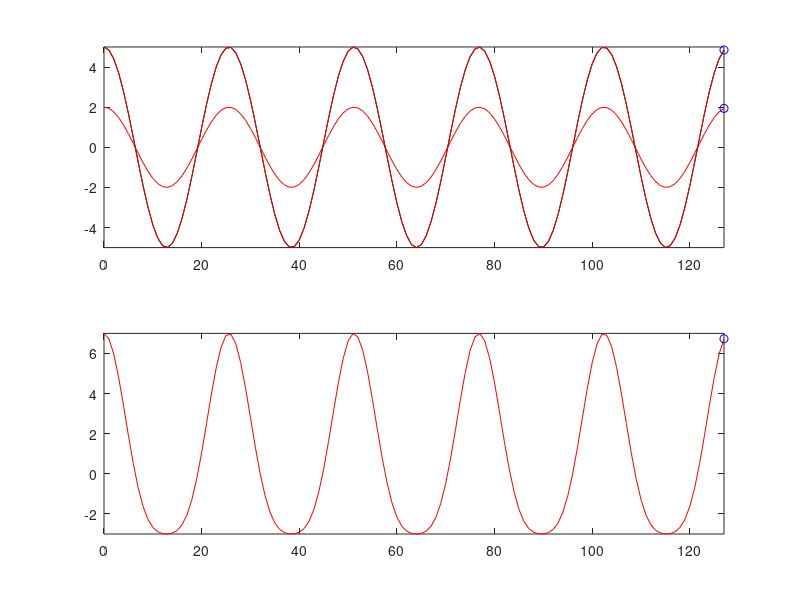
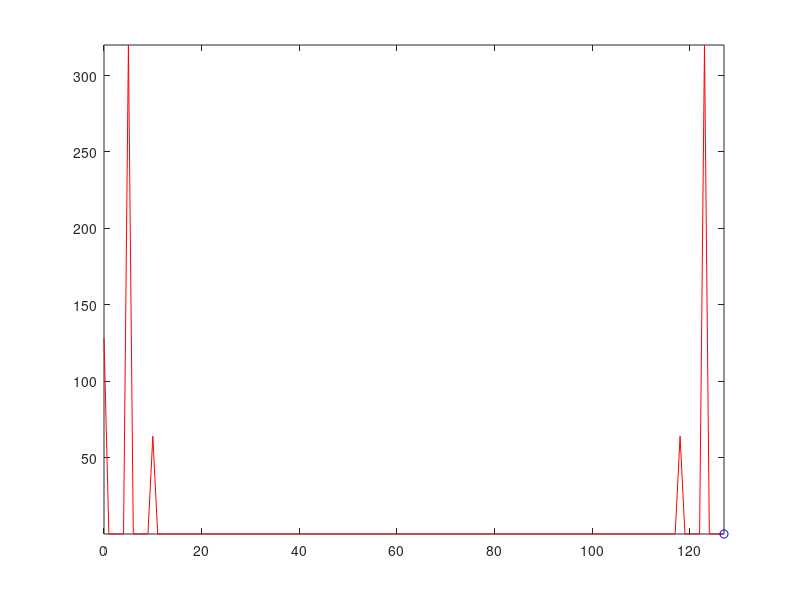

Here is the MATLAB script that generated these plots, in order:
close all;
clc;
clear all;
n=0:127;
fm=input(' Enter the frequency of modulating signal = ');
fc=input(' Enter the frequency of the carrier signal =');
Am=2,Ac=5;
x1=Am*cos(2*pi*fm*n/128);
subplot(211);
plot(n,x1,'m');
comet(n,x1);
hold on;
x2=Ac*cos(2*pi*fc*n/128);
plot(n,x2,'k');
comet(n,x2);
x=x1.*x2/Ac+x2;
subplot(212);
plot(n,x,'b');
comet(n,x);
figure;
X=abs(fft(x,128));
stem(n,X);
comet(n,X);
